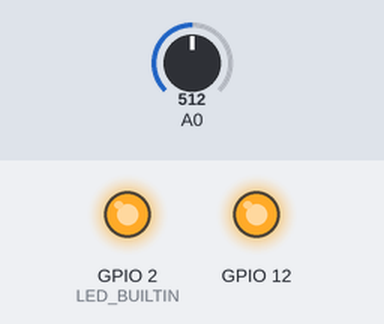
Bench run of a sketch on a simulated ESP8266 (NodeMCU). Shown: output pins drawn as LEDs (lit = HIGH, except the on-board LED, lit = LOW). Inputs (shaded band) come from the test bench; at power-on: A0 = 512. WiFi joins after 1.5 s; servers stay silent unless stated; what the sketch prints to the serial monitor is not drawn.

Above: at 0.1 s.
Timing chart, 0 to 1.7 s (numbered marks = the images above):
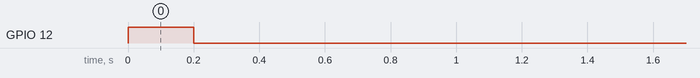

The sketch:

HeartMonitor_v2.ino
```cpp
#include "vibration.h"
#include "heartbeat_measure.h"
#include "connexionToServer.h"

const int clientID =1;
const int otherClientID = clientID/2*2+(clientID+1)%2;

int extrapolateDataFromServer(int in)
{
  if(in <= 0 )return -1;
  if(in < 60) return 5;
  if(in > 120) return 80;
  return (in - 60)*1.2 +5;
  //  int minimum = 20; //P=5s
 /* if(in<60) return minimum;
  if(in>=60&&in <80) return minimum + (minimum* ((double) in-60)/20);// 2*minimum at 80; P=2.5)
  if(in>=80&& in <110) return minimum*2 + (minimum* 2*((double) in-(double)80)/(double)30);
  if(in>=110) return minimum*4;*/
}


void setup() {
 Serial.begin(115200);

 pinMode(LED_BUILTIN,OUTPUT);
 digitalWrite(LED_BUILTIN, LOW);
 pinMode(12, OUTPUT);

  for(int i = 0; i<clientID; i++){
    digitalWrite(12, HIGH);
    delay(200);
    digitalWrite(12, LOW);
    delay(200);
  }

  pinMode(A0,INPUT);
}


 int startTimeOfNextVibration=2000;

long startTime = millis();

void loop()
{

  turnOffVibration();
  bool resetTime = false;
  while(true)
  {
    int myBPM =0;
    bool isBPMCoherentEnoughForBeingShared = false;
    senseBPM(myBPM, isBPMCoherentEnoughForBeingShared, resetTime);
  int dataFromServer=0;

  //yield();
   dataFromServer=updateDataWithServer(
    clientID,
    otherClientID,
    myBPM,
    startTimeOfNextVibration,
    resetTime);

/*    Serial.print("data from server:");
    Serial.println(dataFromServer);
  */
    updateVibration(extrapolateDataFromServer(dataFromServer));

 /* if(dataFromServer>0 &&
 !isOutOfSync)
    startTimeOfNextVibration= updateVibration(extrapolateDataFromServer(dataFromServer));
  else
  {
    //Serial.println("No server");
    turnOffVibration();
  }*/
  }
}
```

connexionToServer.h
```cpp
#include <ESP8266WiFi.h>

#define DURATION_SEND_CYCLE 30000
//const char* ssid = "CLONES";
//const char* ssid = "dept-info";
const char* ssid = "Sigma-7";
const char* password = "i-Con7";


 WiFiClient      TKDClient;
  int             TKDServerPort  = 9001;
  //IPAddress       TKDServer(192,168,0,250);
  IPAddress       TKDServer(10,0,0,50);

bool isConnectingToAP;

void printWifiStatus() {
  // print the SSID of the network you're attached to:
  Serial.print("SSID: ");
  Serial.println(WiFi.SSID());

  // print your WiFi shield's IP address:
  IPAddress ip = WiFi.localIP();
  Serial.print("IP Address: ");
  Serial.println(ip);

  // print the received signal strength:
  long rssi = WiFi.RSSI();
  Serial.print("signal strength (RSSI):");
  Serial.print(rssi);
  Serial.println(" dBm");
}

bool isConnectedToAP()
{
  return WiFi.status() == WL_CONNECTED;
}

  void initiateConnectionToAP(int clientID)
  {
    //IPAddress ip(192,168,0,200+clientID);
    IPAddress ip(10,0,10,0+clientID);

    IPAddress gateway(10,0,0,1);
    IPAddress subnet(255,255,0,0);
    WiFi.config(ip, gateway, subnet);

    WiFi.begin(ssid, password);
    //WiFi.begin(ssid);

  isConnectingToAP=true;
  }

  boolean isConnectedToServer()
  {
      return TKDClient.connected();
  }

  void connectToServer()
{
 /*TKDClient.stop();

    // If Sucessfully Connected Send Connection Message
    while(! */
    TKDClient.connect(TKDServer, TKDServerPort);
   /* )
    {
      Serial.print("!");
    }
    */
}

void sendDataAndRequestToServer(int clientID,
int myValue,
int otherID
)
{

  TKDClient.println
  (
    String(clientID)+
    ","+
    String(myValue)+
    ","+
    String(otherID)
  );
}

int receiveDataFromServer()
{
  int otherValue = -10;
  while(TKDClient.available())
       {
          String message = TKDClient.readStringUntil('\r');
          Serial.println("Received message:"+message);
          TKDClient.flush();
          if(message.equals("Disconnected"))
            otherValue = -1;
          if(message.equals("Boot"))
            otherValue = -2;
          else otherValue = message.toInt();
       }
   return otherValue;
}

int nextTimeToAcquireData = millis();
bool isTimeToUpdateData()
{
  return millis() > nextTimeToAcquireData;
}

bool hasReceivedDataFromServer()
{
  return TKDClient.available();
}


int dataOfOther = -1;
bool isWifiAwaken = false;
int timeAtWhichTheRequestHasBeenSent;
bool hasSentUpdateAndRequestedData=false;
bool isConnectingToServer= true;

bool isOutOfSync = false;

void resetSending(bool& resettingBPM)
{
  nextTimeToAcquireData = millis()+DURATION_SEND_CYCLE;
  hasSentUpdateAndRequestedData = false;
  TKDClient.stop();
  isConnectingToServer= true;
  isOutOfSync = false;
  resettingBPM = true;
}

int updateDataWithServer
(int myID, int otherID,int myValue,
  int timeBeforeCriticalPath,
  bool& resettingBPM
  )
{
  resettingBPM = false;
  if(timeBeforeCriticalPath<650) return dataOfOther;

     yield();
    // Serial.println("0");
  if(isTimeToUpdateData())
  {
    //Serial.println(" 1");
    if(nextTimeToAcquireData+DURATION_SEND_CYCLE*3<millis())
    {
      resetSending(resettingBPM);
      isOutOfSync = true;
    }
   // Serial.println("  2");
    if(!isWifiAwaken)
    {
      WiFi.forceSleepWake();
      isWifiAwaken = true;
    }

    if( !isConnectingToAP&& !isConnectedToAP())
    {
       initiateConnectionToAP(myID);
           Serial.println("Updating");

    }

    if(isConnectingToAP&& !isConnectedToAP())
    {
      return dataOfOther;
    }


    if(isConnectingToAP)
    {
      isConnectingToAP = false;
      printWifiStatus();
    }
   // Serial.println("   3");


    while(!isConnectedToServer())
    {
      connectToServer();
      return dataOfOther;
    }

    if(!hasSentUpdateAndRequestedData)
    {

        sendDataAndRequestToServer(myID, myValue, otherID);
        timeAtWhichTheRequestHasBeenSent = millis();
        hasSentUpdateAndRequestedData=true;
            //Serial.println("     4");
}


  /* if(hasSentUpdateAndRequestedData && !hasReceivedDataFromServer())
    {
      return dataOfOther;
    }*/
yield();

   /* while(!hasReceivedDataFromServer())
      yield();*/
    int temp = receiveDataFromServer();
    if(temp==-10) return dataOfOther;
    else dataOfOther = temp;

    WiFi.disconnect();
    WiFi.forceSleepBegin();
   isWifiAwaken=false;


  resetSending(resettingBPM);
  }
  return dataOfOther;
}
```

heartbeat_measure.h
```cpp
bool wasSignalCoherentLastTime=false;
long expectedPeakHeight = 0;
long nbBeatsSinceLastReset = 0;
long timeStartLastReset=millis();
long timeStartCoherentSignal=millis();
bool wasSignalIncoherentLastRound=false;

long timeLastTimeSignalWasCoherentEnoughForUpdatingBPM = -100000;

long lastTimeValidBeatingWasCounted = millis();
long timeForSensingNextInput = millis();

int lastCoherentBPM=-1;


bool hasSignalBeenCoherentForLongEnoughForUpdatingBPM()
{
  return timeStartCoherentSignal + 10000 < millis();
}

bool hasSignalBeenIncoherentForTooLong()
{
  return (millis() - timeLastTimeSignalWasCoherentEnoughForUpdatingBPM > 60000 );
}

void setSignalAsIncoherent()
{
    wasSignalCoherentLastTime = false;
    timeStartCoherentSignal = millis();
    nbBeatsSinceLastReset = 0;
    timeStartLastReset=millis();

}


int getBPMSinceLastReset()
{
  if((millis() - timeStartLastReset)/ 1000 == 0)
    return 0;
  return (nbBeatsSinceLastReset*60*1000) / (millis() - timeStartLastReset);
}


bool isHigh(int x)
{
  return x>expectedPeakHeight*0.90 && x>100;
}

void checkCoherence()
{
  if(millis()-lastTimeValidBeatingWasCounted > 1500)
  {
    setSignalAsIncoherent();
  }

}

bool lastTimeWasHigh = false;

void senseBPM(int& lastStableBPM, bool& isBPMCoherentEnoughForBeingShared, bool reset){
  isBPMCoherentEnoughForBeingShared =
  !hasSignalBeenIncoherentForTooLong();

  lastStableBPM = lastCoherentBPM;


  if(reset)
  {
     setSignalAsIncoherent();
     lastCoherentBPM = -1;
     Serial.println(200);
  }


  if(timeForSensingNextInput > millis()) return;

  timeForSensingNextInput = millis()+10;

  //expected the peak height decreases as time passes, in case the peak height decreases over time
  expectedPeakHeight *=0.999;
  int x = analogRead(A0)-500;
  if(x>expectedPeakHeight)
    expectedPeakHeight = x;


   Serial.print(isBPMCoherentEnoughForBeingShared*120);
   Serial.print(" ");
   Serial.print(getBPMSinceLastReset());
   Serial.print(" ");
   Serial.print(lastCoherentBPM);
   Serial.print(" ");


   if(hasSignalBeenCoherentForLongEnoughForUpdatingBPM())
     Serial.print("110 ");
     else Serial.print(min(110,((millis()-timeStartCoherentSignal)/10)));
   Serial.print(" ");

   Serial.print(x);
   Serial.print(" ");

   Serial.println(" ");

   if( hasSignalBeenCoherentForLongEnoughForUpdatingBPM()&&
   millis() - timeStartLastReset > 10000)
   {
     lastCoherentBPM = getBPMSinceLastReset();

      timeLastTimeSignalWasCoherentEnoughForUpdatingBPM = millis();
   }


   checkCoherence();

    if(lastTimeWasHigh && !isHigh(x))
    {
          digitalWrite(LED_BUILTIN, HIGH);
          lastTimeWasHigh = false;
    }
    if(!lastTimeWasHigh && isHigh(x))
    {
      if(lastTimeValidBeatingWasCounted+250 > millis())
        setSignalAsIncoherent();


          digitalWrite(LED_BUILTIN, LOW);
          lastTimeWasHigh = true;
          lastTimeValidBeatingWasCounted = millis();


          int bpmAccordingToLastBeatSensed
               = 60000/ (millis() -lastTimeValidBeatingWasCounted);

          nbBeatsSinceLastReset++;
    }
}
```

vibration.h
```cpp
const int MAX_DURATION_VIBRATION_PER_CYCLE = 800;

long getVibrationTimePerVibrationCycle(int averageBPM)
{
  if(averageBPM <=0) return -1;
  if(averageBPM >= 80) return 100;
  return 400-(averageBPM-20)*5;

  /*if(averageBPM <= 20) return 500;
    if(averageBPM <= 40) return 400;
    if(averageBPM <= 60) return 300;
    if(averageBPM <= 80) return 200;
    if(averageBPM >= 80) return 100;

  return MAX_DURATION_VIBRATION_PER_CYCLE/averageBPM;*/
}

int getDurationVibrationCycle(int averageBPM)
{
  return 60000/averageBPM;
}

long lastStartVibration=millis();
bool isVibrating = false;


void turnOffVibration()
{
  digitalWrite(12, LOW);
  isVibrating = false;
}

int updateVibration(int averageBPM)
{
  if(averageBPM<=0)
  {
    turnOffVibration();
    return 10000;
  }

  if(lastStartVibration+getDurationVibrationCycle(averageBPM)<millis())//time for a new cycle
  {
    lastStartVibration = millis();
    isVibrating = true;
    digitalWrite(12, HIGH);
    return 0;
  }
  if(isVibrating && millis() > lastStartVibration + getVibrationTimePerVibrationCycle(averageBPM))//time for stopping the vibration
  {
    turnOffVibration();
    return getDurationVibrationCycle(averageBPM)+lastStartVibration + getVibrationTimePerVibrationCycle(averageBPM) - millis();
  }

  if(millis()
  <  getVibrationTimePerVibrationCycle(averageBPM) +lastStartVibration+1)return 0;
  return getDurationVibrationCycle(averageBPM)+lastStartVibration + getVibrationTimePerVibrationCycle(averageBPM) - millis();
}
```
